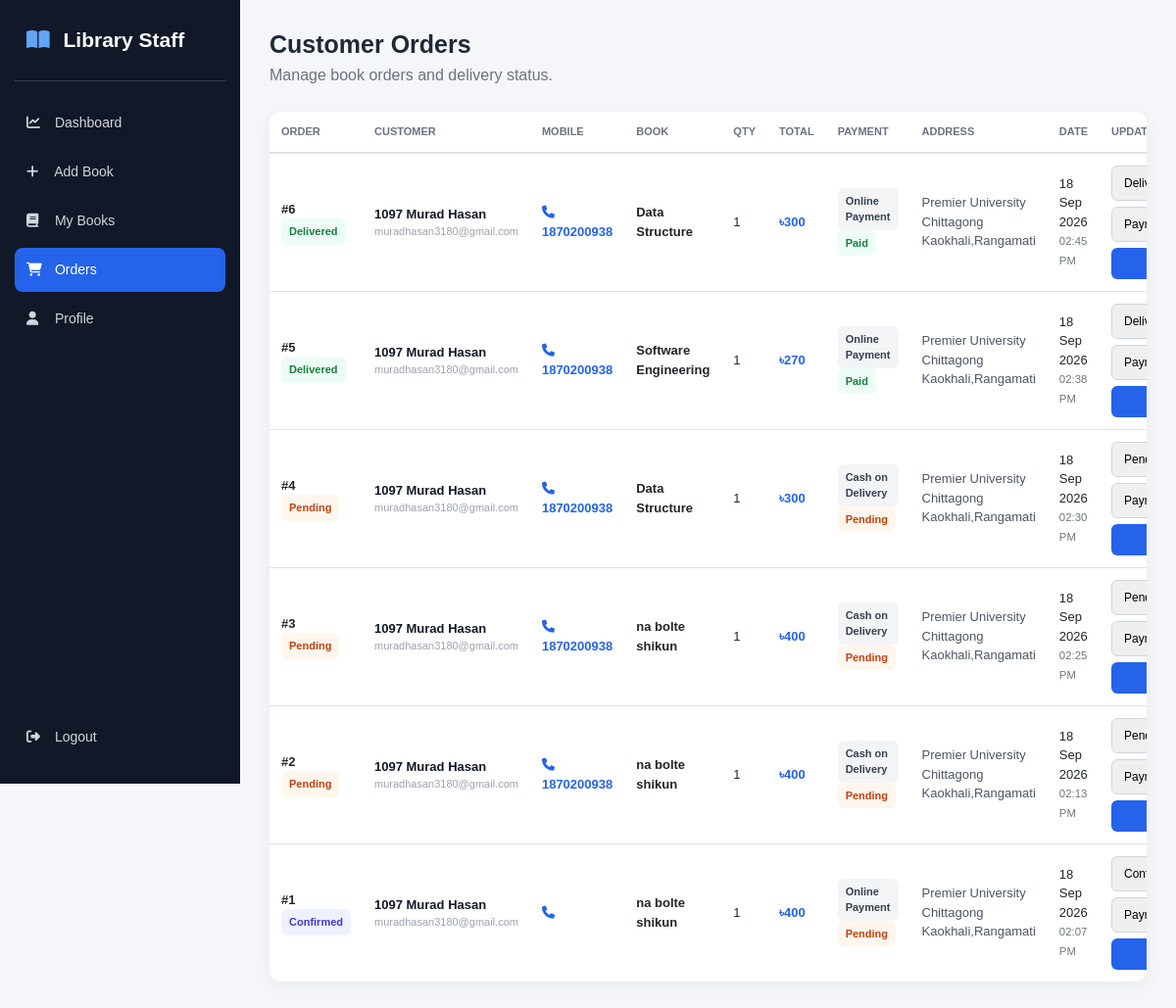
/staff/orders.php (signed in), run on the app's committed database.
### tables this page shows
CREATE TABLE `orders` (
  `order_id` int(11) NOT NULL,
  `user_id` int(11) NOT NULL,
  `book_id` int(11) NOT NULL,
  `quantity` int(11) NOT NULL DEFAULT 1,
  `total_amount` int(11) NOT NULL,
  `payment_method` varchar(30) NOT NULL,
  `payment_status` varchar(30) NOT NULL DEFAULT 'Pending',
  `order_status` varchar(30) NOT NULL DEFAULT 'Pending',
  `delivery_address` varchar(250) NOT NULL,
  `mobile` varchar(20) NOT NULL,
  `order_date` datetime NOT NULL DEFAULT current_timestamp()
);

CREATE TABLE `users` (
  `id` int(11) NOT NULL,
  `name` varchar(50) NOT NULL,
  `email` varchar(100) NOT NULL,
  `password` varchar(100) NOT NULL,
  `mobile` bigint(20) NOT NULL,
  `profile_image` varchar(255) DEFAULT NULL,
  `address` varchar(250) NOT NULL
);

CREATE TABLE `books` (
  `book_id` int(11) NOT NULL,
  `book_name` varchar(250) NOT NULL,
  `author_id` int(11) DEFAULT NULL,
  `pending_author_name` varchar(250) DEFAULT NULL,
  `cat_id` int(11) DEFAULT NULL,
  `pending_category_name` varchar(100) DEFAULT NULL,
  `book_no` int(11) NOT NULL,
  `book_price` int(11) NOT NULL,
  `book_file` varchar(255) DEFAULT NULL,
  `pdf_comment` varchar(500) DEFAULT NULL,
  `book_cover` varchar(255) DEFAULT NULL,
  `added_by` int(11) DEFAULT NULL,
  `added_by_type` varchar(20) NOT NULL DEFAULT 'Admin',
  `approval_status` varchar(20) NOT NULL DEFAULT 'Approved',
  `rejection_reason` varchar(255) DEFAULT NULL
);

### staff/orders.php (the view, shortened to what this page needs)
<?php
$conn = mysqli_connect("localhost", "root", "", "lms");
$query = "
    SELECT
        orders.order_id,
        orders.quantity,
        orders.total_amount,
        orders.payment_method,
        orders.payment_status,
        orders.order_status,
        orders.delivery_address,
        orders.mobile,
        orders.order_date,
        users.name AS customer_name,
        users.email AS customer_email,
        books.book_name
    FROM orders
    INNER JOIN users
        ON orders.user_id = users.id
    INNER JOIN books
        ON orders.book_id = books.book_id
    ORDER BY orders.order_id DESC
";
$result = mysqli_query($conn, $query);
?>
<!DOCTYPE html>
<html lang="en">
<head>
    <link rel="stylesheet"
          href="https://cdn.jsdelivr.net/npm/bootstrap@4.6.2/dist/css/bootstrap.min.css">
    <link rel="stylesheet"
          href="https://cdnjs.cloudflare.com/ajax/libs/font-awesome/6.5.2/css/all.min.css">
</head>
<body>
<div class="sidebar">
    <div class="brand">
        <i class="fa-solid fa-book-open"></i>
        Library Staff
    </div>
    <a href="dashboard.php" class="nav-link">
        <i class="fa-solid fa-chart-line"></i>
        Dashboard
    </a>
    <a href="add_book.php" class="nav-link">
        <i class="fa-solid fa-plus"></i>
        Add Book
    </a>
    <a href="my_books.php" class="nav-link">
        <i class="fa-solid fa-book"></i>
        My Books
    </a>
    <a href="orders.php" class="nav-link active">
        <i class="fa-solid fa-cart-shopping"></i>
        Orders
    </a>
    <a href="profile.php" class="nav-link">
        <i class="fa-solid fa-user"></i>
        Profile
    </a>
    <div class="logout">
        <a href="logout.php" class="nav-link">
            <i class="fa-solid fa-right-from-bracket"></i>
            Logout
        </a>
    </div>
</div>
<div class="main">
    <div class="page-title">
        <h2>Customer Orders</h2>
        <p>
            Manage book orders and delivery status.
        </p>
    </div>
    <div class="order-card">
        <?php if ($result && mysqli_num_rows($result) > 0): ?>
            <div class="table-responsive">
                <table class="table mb-0">
                    <thead>
                        <tr>
                            <th>Order</th>
                            <th>Customer</th>
                            <th>Mobile</th>
                            <th>Book</th>
                            <th>Qty</th>
                            <th>Total</th>
                            <th>Payment</th>
                            <th>Address</th>
                            <th>Date</th>
                            <th>Update</th>
                        </tr>
                    </thead>
                    <tbody>
                    <?php while ($order = mysqli_fetch_assoc($result)): ?>
                        <tr>
                            <td>
                                <div class="order-id">
                                    #<?php echo $order["order_id"]; ?>
                                </div>
                                <?php
                                $order_status_class =
                                    "status-" .
                                    strtolower(
                                        $order["order_status"]
                                    );
                                ?>
                                <span class="payment-badge <?php echo $order_status_class; ?>">
                                    <?php echo htmlspecialchars($order["order_status"]); ?>
                                </span>
                            </td>
                            <td>
                                <div class="customer-name">
                                    <?php
                                    echo htmlspecialchars(
                                        $order["customer_name"]
                                    );
                                    ?>
                                </div>
                                <div class="customer-email">
                                    <?php
                                    echo htmlspecialchars(
                                        $order["customer_email"]
                                    );
                                    ?>
                                </div>
                            </td>
                            <td>
                                <span class="mobile">
                                    <i class="fa-solid fa-phone"></i>
                                    <?php
                                    echo htmlspecialchars(
                                        $order["mobile"]
                                    );
                                    ?>
                                </span>
                            </td>
                            <td>
                                <strong>
                                    <?php
                                    echo htmlspecialchars(
                                        $order["book_name"]
                                    );
                                    ?>
                                </strong>
                            </td>
                            <td>
                                <?php echo $order["quantity"]; ?>
                            </td>
                            <td>
                                <span class="amount">
                                    ৳<?php
                                    echo number_format(
                                        $order["total_amount"]
                                    );
                                    ?>
                                </span>
                            </td>
                            <td>
                                <div class="payment-badge">
                                    <?php
                                    echo htmlspecialchars(
                                        $order["payment_method"]
                                    );
                                    ?>
                                </div>
                                <br>
                                <?php
                                $payment_class =
                                    $order["payment_status"] == "Paid"
                                    ? "status-paid"
                                    : "status-pending";
                                ?>
                                <span class="payment-badge <?php echo $payment_class; ?>">
                                    <?php
                                    echo htmlspecialchars(
                                        $order["payment_status"]
                                    );
                                    ?>
                                </span>
                            </td>
                            <td>
                                <div class="address">
                                    <?php
                                    echo htmlspecialchars(
                                        $order["delivery_address"]
                                    );
                                    ?>
                                </div>
                            </td>
                            <td>
                                <?php
                                echo date(
                                    "d M Y",
                                    strtotime(
                                        $order["order_date"]
                                    )
                                );
                                ?>
                                <br>
                                <small class="text-muted">
                                    <?php
                                    echo date(
                                        "h:i A",
                                        strtotime(
                                            $order["order_date"]
                                        )
                                    );
                                    ?>
                                </small>
                            </td>
                            <td>
                                <form
                                    method="POST"
                                    class="update-box"
                                >
                                    <select name="order_status">
                                        <option
                                            value="Pending"
                                            <?php
                                            if (
                                                $order["order_status"] == "Pending"
                                            ) {
                                                echo "selected";
                                            }
                                            ?>
                                        >
                                            Pending
                                        </option>
                                        <option
                                            value="Confirmed"
                                            <?php
                                            if (
                                                $order["order_status"] == "Confirmed"
                                            ) {
                                                echo "selected";
                                            }
                                            ?>
                                        >
                                            Confirmed
                                        </option>
                                        <option
                                            value="Delivered"
                                            <?php
                                            if (
                                                $order["order_status"] == "Delivered"
                                            ) {
                                                echo "selected";
                                            }
                                            ?>
                                        >
                                            Delivered
                                        </option>
                                    </select>
                                    <select name="payment_status">
                                        <option
                                            value="Pending"
                                            <?php
                                            if (
                                                $order["payment_status"] == "Pending"
                                            ) {
                                                echo "selected";
                                            }
                                            ?>
                                        >
                                            Payment Pending
                                        </option>
                                        <option
                                            value="Paid"
                                            <?php
                                            if (
                                                $order["payment_status"] == "Paid"
                                            ) {
                                                echo "selected";
                                            }
                                            ?>
                                        >
                                            Payment Paid
                                        </option>
                                    </select>
                                    <button
                                        type="submit"
                                        name="update_order"
                                        class="btn-update"
                                    >
                                    </button>
                                </form>
                            </td>
                        </tr>
                    <?php endwhile; ?>
                    </tbody>
                </table>
            </div>
        <?php endif; ?>
    </div>
</div>
</body>
</html>

### staff/orders.php (style rules this page uses)
* { box-sizing: border-box; }
body { margin: 0; background: #f4f6f9; font-family: Arial, sans-serif; color: #1f2937; }
.sidebar { position: fixed; left: 0; top: 0; width: 245px; height: 100vh; background: #111827; padding: 25px 15px; }
.brand { color: white; font-size: 21px; font-weight: 700; padding: 0 12px 25px; border-bottom: 1px solid #374151; margin-bottom: 20px; }
.brand i { color: #60a5fa; margin-right: 8px; }
.nav-link { color: #d1d5db !important; padding: 12px; border-radius: 8px; margin-bottom: 5px; font-size: 14px; }
.nav-link i { width: 25px; }
.nav-link:hover, .nav-link.active { background: #2563eb; color: white !important; }
.logout { position: absolute; bottom: 20px; left: 15px; right: 15px; }
.main { margin-left: 245px; padding: 30px; }
.page-title { margin-bottom: 25px; }
.page-title h2 { margin: 0 0 5px; font-size: 25px; font-weight: 700; }
.page-title p { margin: 0; color: #6b7280; }
.order-card { background: white; border-radius: 12px; box-shadow: 0 4px 15px rgba(0,0,0,.05); overflow: hidden; }
.table th { border-top: none; color: #6b7280; font-size: 11px; text-transform: uppercase; white-space: nowrap; }
.table td { vertical-align: middle; font-size: 13px; }
.customer-name { font-weight: 700; color: #111827; }
.customer-email { color: #9ca3af; font-size: 11px; }
.mobile { font-weight: 600; color: #2563eb; }
.address { max-width: 180px; color: #4b5563; }
.order-id { font-weight: 700; }
.amount { font-weight: 700; color: #2563eb; }
.payment-badge { display: inline-block; padding: 5px 8px; border-radius: 6px; font-size: 11px; font-weight: 600; background: #f3f4f6; color: #374151; }
.status-pending { background: #fff7ed; color: #c2410c; }
.status-paid { background: #ecfdf5; color: #15803d; }
.status-delivered { background: #ecfdf5; color: #15803d; }
.status-confirmed { background: #eef2ff; color: #4338ca; }
.update-box { min-width: 190px; }
.update-box select { width: 100%; height: 36px; border: 1px solid #d1d5db; border-radius: 6px; padding: 0 8px; font-size: 12px; margin-bottom: 6px; }
.btn-update { width: 100%; border: none; background: #2563eb; color: white; padding: 7px 10px; border-radius: 6px; font-size: 12px; font-weight: 600; cursor: pointer; }

### data on the page
orders: order_id "6", order_status "Delivered", user.name "1097 Murad Hasan", user.email "muradhasan3180@gmail.com", mobile "1870200938", book.book_name "Data Structure", quantity "1", total_amount "300", payment_method "Online Payment", payment_status "Paid", delivery_address "Premier University Chittagong Kaokhali,Rangamati", order_date "18 Sep 2026", order_date "02:45 PM", payment_status "Payment Paid"
orders: order_id "5", order_status "Delivered", user.name "1097 Murad Hasan", user.email "muradhasan3180@gmail.com", mobile "1870200938", book.book_name "Software Engineering", quantity "1", total_amount "270", payment_method "Online Payment", payment_status "Paid", delivery_address "Premier University Chittagong Kaokhali,Rangamati", order_date "18 Sep 2026", order_date "02:38 PM", payment_status "Payment Paid"
orders: order_id "4", order_status "Pending", user.name "1097 Murad Hasan", user.email "muradhasan3180@gmail.com", mobile "1870200938", book.book_name "Data Structure", quantity "1", total_amount "300", payment_method "Cash on Delivery", payment_status "Pending", delivery_address "Premier University Chittagong Kaokhali,Rangamati", order_date "18 Sep 2026", order_date "02:30 PM", payment_status "Payment Pending"
orders: order_id "3", order_status "Pending", user.name "1097 Murad Hasan", user.email "muradhasan3180@gmail.com", mobile "1870200938", book.book_name "na bolte shikun", quantity "1", total_amount "400", payment_method "Cash on Delivery", payment_status "Pending", delivery_address "Premier University Chittagong Kaokhali,Rangamati", order_date "18 Sep 2026", order_date "02:25 PM", payment_status "Payment Pending"
orders: order_id "2", order_status "Pending", user.name "1097 Murad Hasan", user.email "muradhasan3180@gmail.com", mobile "1870200938", book.book_name "na bolte shikun", quantity "1", total_amount "400", payment_method "Cash on Delivery", payment_status "Pending", delivery_address "Premier University Chittagong Kaokhali,Rangamati", order_date "18 Sep 2026", order_date "02:13 PM", payment_status "Payment Pending"
orders: order_id "1", order_status "Confirmed", user.name "1097 Murad Hasan", user.email "muradhasan3180@gmail.com", book.book_name "na bolte shikun", quantity "1", total_amount "400", payment_method "Online Payment", payment_status "Pending", delivery_address "Premier University Chittagong Kaokhali,Rangamati", order_date "18 Sep 2026", order_date "02:07 PM", payment_status "Payment Pending"
